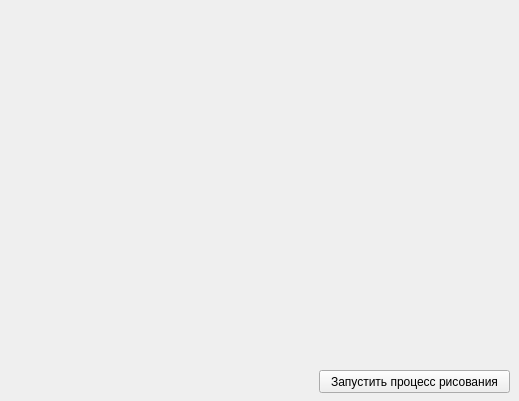
<?xml version="1.0" encoding="UTF-8"?>
<ui version="4.0">
 <class>YellowCircles</class>
 <widget class="QWidget" name="YellowCircles">
  <property name="geometry">
   <rect>
    <x>0</x>
    <y>0</y>
    <width>519</width>
    <height>401</height>
   </rect>
  </property>
  <property name="windowTitle">
   <string>Git и жёлтые окружности</string>
  </property>
  <widget class="QPushButton" name="toggleButton">
   <property name="geometry">
    <rect>
     <x>319</x>
     <y>370</y>
     <width>191</width>
     <height>23</height>
    </rect>
   </property>
   <property name="text">
    <string>Запустить процесс рисования</string>
   </property>
  </widget>
 </widget>
 <resources/>
 <connections/>
</ui>
